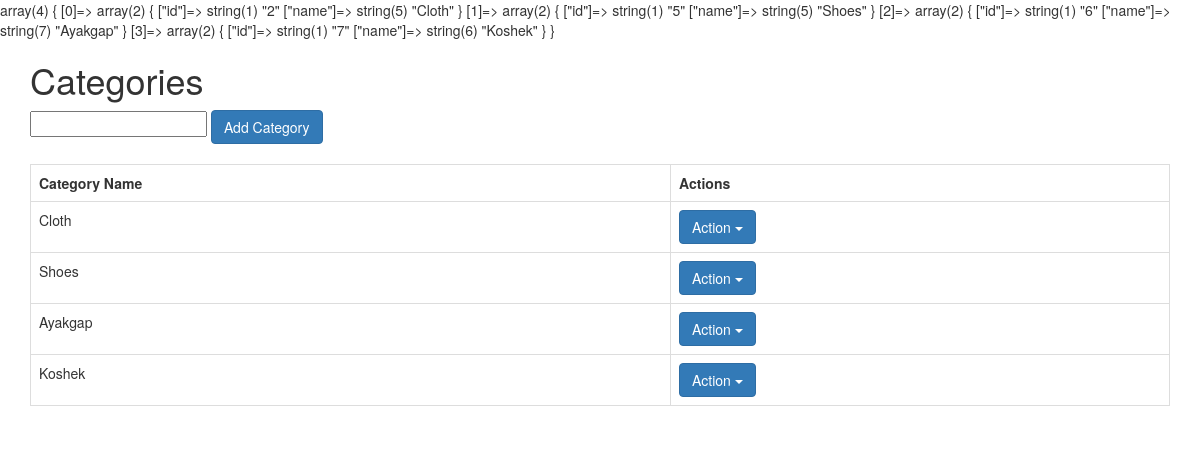
Page /index.php/categories on the committed database.
### tables this page shows
CREATE TABLE `categories` (
  `id` int(11) NOT NULL AUTO_INCREMENT,
  `name` varchar(45) DEFAULT NULL,
  `created_at` datetime DEFAULT NULL,
  `updated_at` datetime DEFAULT NULL,
  PRIMARY KEY (`id`)
);

### application/controllers/categories.php (called while the page is built, shortened)
<?php
class Categories extends CI_Controller {
	public function index(){
		$categories = $this->category->all_categories();
		$this->load->view('categories/index', array('categories' => $categories));
	}
}

### index.php (called while the page is built, shortened)
<?php
require_once BASEPATH.'core/CodeIgniter.php';

### application/models/category.php (called while the page is built, shortened)
<?php
class Category extends CI_Model {
	function all_categories(){
		$query = "SELECT id, name FROM categories";
		return $this->db->query($query)->result_array();
	}
}

### application/views/categories/index.php (the view, shortened to what this page needs)
<!DOCTYPE html>
<html>
  <head>
    <link rel="stylesheet" href="<?= base_url('assets/css/style.css'); ?>">
    <link href="<?php echo base_url('assets/css/bootstrap.min.css') ?>" rel="stylesheet">
    <link href="<?php echo base_url('assets/css/font-awesome.min.css') ?>" rel="stylesheet">
</head>
<body>
	<?php var_dump($categories) ?>
	<div class="container">
		<h1>Categories</h1>
		<form action='/categories/add' method='post'>
			<input type='text' name='name'>
			<button class='btn btn-primary' type='submit'> Add Category</button>
		</form>
		<br>
		<table class='table table-bordered'>
			<tr>
				<th>Category Name</th>
				<th>Actions</th>
			</tr>
				<? foreach ($categories as $category) { ?>
			<tr>
				<td><?= $category['name'] ?></td>
				<td>
					<div class="btn-group">
					  <button type="button" class="btn btn-primary dropdown-toggle" data-toggle="dropdown" aria-haspopup="true" aria-expanded="false">
					    Action <span class="caret"></span>
					  </button>
					</div>
				</td>
			</tr>
				<? } ?>
		</table>
	</div>
</body>
</html>

### assets/css/style.css (style rules this page uses)
* { margin-top: 0px; }

### rows in the picture
categories: name "Cloth"
categories: name "Shoes"
categories: name "Ayakgap"
categories: name "Koshek"
